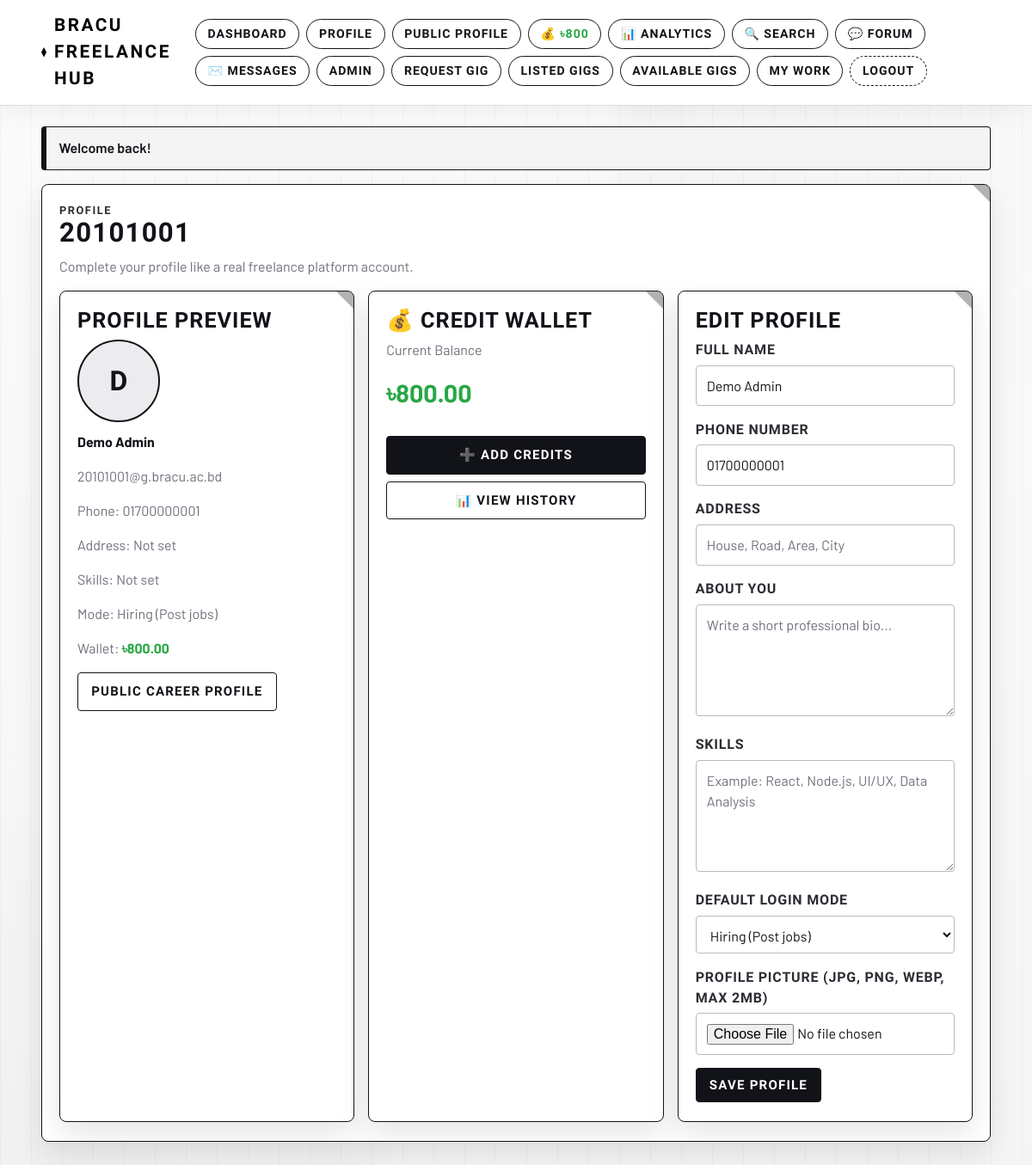
Screenshot of /profile.php (signed in) with the database file from the repository.
### tables this page shows
CREATE TABLE IF NOT EXISTS `User` (
    BRACU_ID VARCHAR(20) PRIMARY KEY,
    Bracu_mail VARCHAR(120) NOT NULL UNIQUE,
    full_name VARCHAR(120) NULL,
    client TINYINT(1) NOT NULL DEFAULT 1,
    mobile_number VARCHAR(20) NOT NULL,
    address_line VARCHAR(255) NULL,
    bio TEXT NULL,
    skills TEXT NULL,
    avatar_path VARCHAR(255) NULL,
    password VARCHAR(255) NOT NULL,
    freelancer TINYINT(1) NOT NULL DEFAULT 1,
    preferred_mode ENUM('hiring', 'working') NOT NULL DEFAULT 'hiring',
    is_admin TINYINT(1) NOT NULL DEFAULT 0,
    credit_balance DECIMAL(10,2) NOT NULL DEFAULT 500.00,
    created_at TIMESTAMP NOT NULL DEFAULT CURRENT_TIMESTAMP
);

### includes/db.php (called while the page is built, shortened)
<?php
function db(): PDO
{
    static $pdo = null;
    if ($pdo instanceof PDO) {
        return $pdo;
    }
    $dsn = sprintf('mysql:host=%s;port=%d;dbname=%s;charset=utf8mb4', DB_HOST, DB_PORT, DB_NAME);
    try {
        $pdo = new PDO(
            $dsn,
            DB_USER,
            DB_PASS,
            [
                PDO::ATTR_ERRMODE => PDO::ERRMODE_EXCEPTION,
                PDO::ATTR_DEFAULT_FETCH_MODE => PDO::FETCH_ASSOC,
                PDO::ATTR_EMULATE_PREPARES => false,
                PDO::ATTR_TIMEOUT => 5,
            ]
        );
    } catch (PDOException $exception) {
        error_log('Database connection failed: ' . $exception->getMessage());
        http_response_code(500);
        if (!headers_sent()) {
            header('Content-Type: text/html; charset=UTF-8');
        }
        echo '<!doctype html><html lang="en"><head><meta charset="utf-8"><title>Database Connection Error</title>';
        echo '<meta name="viewport" content="width=device-width, initial-scale=1"></head><body style="font-family: Arial, sans-serif; margin: 2rem;">';
        echo '<h1>Database Connection Error</h1>';
        echo '<p>Could not connect to MySQL. Please ensure MySQL is running and your database settings are correct.</p>';
        echo '<p>Expected connection: ' . htmlspecialchars(DB_HOST . ':' . (string) DB_PORT, ENT_QUOTES, 'UTF-8') . '</p>';
        echo '<p>If you use XAMPP, start MySQL from the XAMPP Control Panel, then refresh this page.</p>';
        if (APP_DEBUG) {
            echo '<p><strong>Debug:</strong> ' . htmlspecialchars($exception->getMessage(), ENT_QUOTES, 'UTF-8') . '</p>';
        }
        echo '</body></html>';
        exit;
    }
    return $pdo;
}

### includes/auth.php (called while the page is built, shortened)
<?php
require_once __DIR__ . '/db.php';
require_once __DIR__ . '/helpers.php';
function find_user_by_bracu_id(string $bracuId): ?array
{
    $statement = db()->prepare('SELECT * FROM `User` WHERE BRACU_ID = :bracu_id LIMIT 1');
    $statement->execute(['bracu_id' => $bracuId]);
    $user = $statement->fetch();
    return $user ?: null;
}
function current_user(): ?array
{
    $user = find_user_by_bracu_id($_SESSION['user_bracu_id']);
    unset($user['password']);
    return $user;
}
function require_login(): array
{
    $user = current_user();
    return $user;
}
function current_user_is_admin(?array $user = null): bool
{
    $target = $user ?? current_user();
    return ((int) ($target['is_admin'] ?? 0)) === 1;
}
function normalize_user_mode(string $mode): string
{
    return in_array($mode, ['hiring', 'working'], true) ? $mode : 'hiring';
}

### includes/credits.php (called while the page is built, shortened)
<?php
require_once __DIR__ . '/db.php';
require_once __DIR__ . '/helpers.php';
function get_user_credit_balance(string $bracu_id): float
{
    $stmt = db()->prepare('SELECT credit_balance FROM `User` WHERE BRACU_ID = :id');
    $stmt->execute(['id' => $bracu_id]);
    $result = $stmt->fetchColumn();
    return $result !== false ? (float) $result : 0.00;
}

### includes/helpers.php (called while the page is built, shortened)
<?php
function h(string $value): string
{
    return htmlspecialchars($value, ENT_QUOTES, 'UTF-8');
}
function get_flash(): ?array
{
    $flash = $_SESSION['flash'];
    return $flash;
}

### profile.php (the view, shortened to what this page needs)
<?php
require_once __DIR__ . '/includes/auth.php';
require_once __DIR__ . '/includes/credits.php';
$user = require_login();
$user = require_login();
$fullNameValue = (string) ($user['full_name'] ?? '');
$addressValue = (string) ($user['address_line'] ?? '');
$bioValue = (string) ($user['bio'] ?? '');
$skillsValue = (string) ($user['skills'] ?? '');
$avatarSrc = (string) ($user['avatar_path'] ?? '');
$preferredModeValue = normalize_user_mode((string) ($user['preferred_mode'] ?? active_user_mode($user)));
require_once __DIR__ . '/includes/header.php';
?>
<section class="card">
    <div class="kicker">Profile</div>
    <h1><?= h($user['BRACU_ID']) ?></h1>
    <p class="muted">Complete your profile like a real freelance platform account.</p>
    <div class="profile-grid">
        <div class="card">
            <h2>Profile Preview</h2>
            <div class="avatar-wrap">
                <?php if ($avatarSrc !== ''): ?>
                    <img class="avatar-preview" src="<?= h(BASE_URL . ltrim($avatarSrc, '/')) ?>" alt="Profile picture">
                <?php else: ?>
                    <div class="avatar-fallback"><?= h(strtoupper(substr($fullNameValue !== '' ? $fullNameValue : $user['BRACU_ID'], 0, 1))) ?></div>
                <?php endif; ?>
            </div>
            <p><strong><?= h($fullNameValue !== '' ? $fullNameValue : $user['BRACU_ID']) ?></strong></p>
            <p class="muted"><?= h($user['Bracu_mail']) ?></p>
            <p class="muted">Phone: <?= h($user['mobile_number']) ?></p>
            <p class="muted">Address: <?= h($addressValue !== '' ? $addressValue : 'Not set') ?></p>
            <p class="muted">Skills: <?= h($skillsValue !== '' ? $skillsValue : 'Not set') ?></p>
            <p class="muted">Mode: <?= h($preferredModeValue === 'hiring' ? 'Hiring (Post jobs)' : 'Working (Apply to jobs)') ?></p>
            <p class="muted">Wallet: <strong style="color: #28a745;">৳<?= number_format((float) $user['credit_balance'], 2) ?></strong></p>
            <p style="margin-top: 0.75rem;">
                <a class="btn btn-ghost" href="public_profile.php?id=<?= urlencode($user['BRACU_ID']) ?>" target="_blank">Public Career Profile</a>
            </p>
        </div>
        <div class="card">
            <h2>💰 Credit Wallet</h2>
            <div style="margin-bottom: 1rem;">
                <p class="muted">Current Balance</p>
                <p style="font-size: 1.8em; font-weight: bold; color: #28a745;">৳<?= number_format(get_user_credit_balance($user['BRACU_ID']), 2) ?></p>
            </div>
            <p>
                <a class="btn btn-primary" href="credits/topup.php" style="width: 100%; text-align: center; margin-bottom: 0.5rem;">➕ Add Credits</a>
                <a class="btn btn-ghost" href="credits/history.php" style="width: 100%; text-align: center;">📊 View History</a>
            </p>
        </div>
        <div class="card">
            <h2>Edit Profile</h2>
            <form method="post" action="profile.php" enctype="multipart/form-data">
                <div class="form-row">
                    <label for="full_name">Full Name</label>
                    <input type="text" id="full_name" name="full_name" maxlength="120" value="<?= h($fullNameValue) ?>" required>
                </div>
                <div class="form-row">
                    <label for="mobile_number">Phone Number</label>
                    <input type="text" id="mobile_number" name="mobile_number" maxlength="20" value="<?= h((string) $user['mobile_number']) ?>" required>
                </div>
                <div class="form-row">
                    <label for="address_line">Address</label>
                    <input type="text" id="address_line" name="address_line" maxlength="255" value="<?= h($addressValue) ?>" placeholder="House, Road, Area, City">
                </div>
                <div class="form-row">
                    <label for="bio">About You</label>
                    <textarea id="bio" name="bio" maxlength="1000" placeholder="Write a short professional bio..."><?= h($bioValue) ?></textarea>
                </div>
                <div class="form-row">
                    <label for="skills">Skills</label>
                    <textarea id="skills" name="skills" maxlength="1000" placeholder="Example: React, Node.js, UI/UX, Data Analysis"><?= h($skillsValue) ?></textarea>
                </div>
                <div class="form-row">
                    <label for="preferred_mode">Default Login Mode</label>
                    <select id="preferred_mode" name="preferred_mode" required>
                        <option value="hiring" <?= $preferredModeValue === 'hiring' ? 'selected' : '' ?>>Hiring (Post jobs)</option>
                    </select>
                </div>
                <div class="form-row">
                    <label for="avatar">Profile Picture (JPG, PNG, WEBP, max 2MB)</label>
                    <input type="file" id="avatar" name="avatar" accept="image/jpeg,image/png,image/webp">
                </div>
                <button type="submit">Save Profile</button>
            </form>
        </div>
    </div>
</section>
<?php require_once __DIR__ . '/includes/footer.php'; ?>

### includes/header.php (shortened to what this page needs)
<?php
require_once __DIR__ . '/auth.php';
require_once __DIR__ . '/credits.php';
$activeUser = current_user();
$flash = get_flash();
?>
<!doctype html>
<html lang="en">
<head>
    <link rel="stylesheet" href="<?= BASE_URL ?>assets/css/styles.css">
</head>
<body>
<header class="site-header">
    <div class="container nav-wrap">
        <a class="brand" href="<?= BASE_URL ?>dashboard.php">BRACU Freelance Hub</a>
        <?php if ($activeUser): ?>
            <nav class="nav-links">
                <a href="<?= BASE_URL ?>dashboard.php">Dashboard</a>
                <a href="<?= BASE_URL ?>profile.php">Profile</a>
                <a href="<?= BASE_URL ?>public_profile.php?id=<?= urlencode($activeUser['BRACU_ID']) ?>" target="_blank">Public Profile</a>
                <a href="<?= BASE_URL ?>credits/topup.php" style="color: #28a745; font-weight: 600;">
                    💰 ৳<?= number_format(get_user_credit_balance($activeUser['BRACU_ID']), 0) ?>
                </a>
                <?php if ($activeUser['preferred_mode'] === 'working'): ?>
                    <a href="<?= BASE_URL ?>freelancer/analytics.php">📊 Analytics</a>
                <?php elseif ($activeUser['preferred_mode'] === 'hiring'): ?>
                    <a href="<?= BASE_URL ?>client/analytics.php">📊 Analytics</a>
                <?php endif; ?>
                <a href="<?= BASE_URL ?>search.php">🔍 Search</a>
                <a href="<?= BASE_URL ?>community/forum.php">💬 Forum</a>
                <a href="<?= BASE_URL ?>community/messages_inbox.php">✉️ Messages</a>
                <?php if (current_user_is_admin($activeUser)): ?>
                    <a href="<?= BASE_URL ?>admin/manage_admins.php">Admin</a>
                <?php endif; ?>
                <a href="<?= BASE_URL ?>client/create_gig.php">Request Gig</a>
                <a href="<?= BASE_URL ?>client/my_gigs.php">Listed Gigs</a>
                <a href="<?= BASE_URL ?>freelancer/marketplace.php">Available Gigs</a>
                <a href="<?= BASE_URL ?>freelancer/my_work.php">My Work</a>
                <a class="danger-link" href="<?= BASE_URL ?>logout.php">Logout</a>
            </nav>
        <?php endif; ?>
    </div>
</header>
<main class="container content">
    <?php if ($flash): ?>
        <div class="flash flash-<?= h($flash['type']) ?>">
            <?= h($flash['message']) ?>
        </div>
    <?php endif; ?>

### rows the page displays
user: get_user_credit_balance($activeUser['BRACU_ID']) "800", BRACU_ID "20101001", full_name "D", full_name "Demo Admin", Bracu_mail "20101001@g.bracu.ac.bd", mobile_number "01700000001", address_line "Not set", skills "Not set", preferred_mode "Hiring (Post jobs)", credit_balance "800.00", get_user_credit_balance($user['BRACU_ID']) "800.00"

### other values shown
$flash['message'] "Welcome back!"
